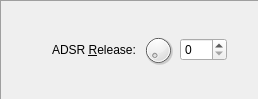
       <widget class="QFrame" name="frame_8">
        <property name="frameShape">
         <enum>QFrame::Panel</enum>
        </property>
        <property name="frameShadow">
         <enum>QFrame::Sunken</enum>
        </property>
        <layout class="QGridLayout" name="gridLayout_15">
         <item row="0" column="1">
          <spacer name="horizontalSpacer_22">
           <property name="orientation">
            <enum>Qt::Horizontal</enum>
           </property>
           <property name="sizeHint" stdset="0">
            <size>
             <width>40</width>
             <height>20</height>
            </size>
           </property>
          </spacer>
         </item>
         <item row="0" column="4">
          <widget class="QSpinBox" name="adsrRelease_spin">
           <property name="sizePolicy">
            <sizepolicy hsizetype="Fixed" vsizetype="Fixed">
             <horstretch>0</horstretch>
             <verstretch>0</verstretch>
            </sizepolicy>
           </property>
           <property name="keyboardTracking">
            <bool>false</bool>
           </property>
           <property name="maximum">
            <number>127</number>
           </property>
          </widget>
         </item>
         <item row="0" column="5">
          <spacer name="horizontalSpacer_23">
           <property name="orientation">
            <enum>Qt::Horizontal</enum>
           </property>
           <property name="sizeType">
            <enum>QSizePolicy::Fixed</enum>
           </property>
           <property name="sizeHint" stdset="0">
            <size>
             <width>20</width>
             <height>20</height>
            </size>
           </property>
          </spacer>
         </item>
         <item row="0" column="2">
          <widget class="QLabel" name="adsrRelease_lbl">
           <property name="text">
            <string>ADSR &amp;Release:</string>
           </property>
           <property name="buddy">
            <cstring>adsrRelease_spin</cstring>
           </property>
          </widget>
         </item>
         <item row="0" column="3">
          <widget class="QDial" name="adsrRelease_dial">
           <property name="sizePolicy">
            <sizepolicy hsizetype="Fixed" vsizetype="Fixed">
             <horstretch>0</horstretch>
             <verstretch>0</verstretch>
            </sizepolicy>
           </property>
           <property name="maximumSize">
            <size>
             <width>32</width>
             <height>32</height>
            </size>
           </property>
           <property name="maximum">
            <number>127</number>
           </property>
           <property name="pageStep">
            <number>16</number>
           </property>
          </widget>
         </item>
        </layout>
       </widget>
